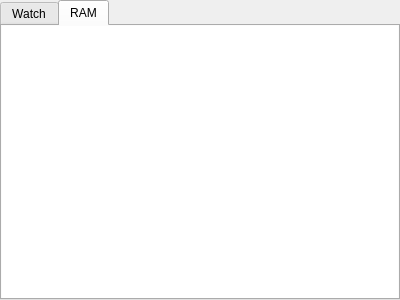
<?xml version="1.0" encoding="UTF-8"?>
<ui version="4.0">
 <class>SymbolWatchDockWidget</class>
 <widget class="QDockWidget" name="SymbolWatchDockWidget">
  <property name="geometry">
   <rect>
    <x>0</x>
    <y>0</y>
    <width>400</width>
    <height>300</height>
   </rect>
  </property>
  <property name="mouseTracking">
   <bool>false</bool>
  </property>
  <property name="windowTitle">
   <string>Symbol Watch</string>
  </property>
  <widget class="QWidget" name="dockWidgetContents">
   <property name="acceptDrops">
    <bool>false</bool>
   </property>
   <layout class="QGridLayout" name="gridLayout">
    <property name="margin">
     <number>0</number>
    </property>
    <property name="spacing">
     <number>0</number>
    </property>
    <item row="0" column="0">
     <widget class="QTabWidget" name="tabWidget">
      <property name="currentIndex">
       <number>1</number>
      </property>
      <property name="tabsClosable">
       <bool>false</bool>
      </property>
      <property name="movable">
       <bool>false</bool>
      </property>
      <widget class="QWidget" name="watchTab">
       <attribute name="title">
        <string>Watch</string>
       </attribute>
       <layout class="QGridLayout" name="gridLayout_2">
        <property name="margin">
         <number>0</number>
        </property>
        <item row="0" column="0">
         <widget class="QTableView" name="watch">
          <property name="acceptDrops">
           <bool>true</bool>
          </property>
          <property name="frameShape">
           <enum>QFrame::NoFrame</enum>
          </property>
          <property name="editTriggers">
           <set>QAbstractItemView::AnyKeyPressed|QAbstractItemView::DoubleClicked|QAbstractItemView::EditKeyPressed|QAbstractItemView::SelectedClicked</set>
          </property>
          <property name="dragEnabled">
           <bool>true</bool>
          </property>
          <property name="dragDropMode">
           <enum>QAbstractItemView::DragDrop</enum>
          </property>
          <property name="selectionMode">
           <enum>QAbstractItemView::SingleSelection</enum>
          </property>
          <property name="horizontalScrollMode">
           <enum>QAbstractItemView::ScrollPerPixel</enum>
          </property>
          <property name="showGrid">
           <bool>false</bool>
          </property>
          <property name="wordWrap">
           <bool>false</bool>
          </property>
          <property name="cornerButtonEnabled">
           <bool>false</bool>
          </property>
          <attribute name="horizontalHeaderDefaultSectionSize">
           <number>150</number>
          </attribute>
          <attribute name="horizontalHeaderShowSortIndicator" stdset="0">
           <bool>true</bool>
          </attribute>
          <attribute name="horizontalHeaderStretchLastSection">
           <bool>true</bool>
          </attribute>
          <attribute name="verticalHeaderVisible">
           <bool>false</bool>
          </attribute>
          <attribute name="verticalHeaderDefaultSectionSize">
           <number>23</number>
          </attribute>
         </widget>
        </item>
       </layout>
      </widget>
      <widget class="QWidget" name="ramTab">
       <attribute name="title">
        <string>RAM</string>
       </attribute>
       <layout class="QGridLayout" name="gridLayout_3">
        <property name="margin">
         <number>0</number>
        </property>
        <item row="0" column="0">
         <widget class="QTableView" name="ram">
          <property name="acceptDrops">
           <bool>true</bool>
          </property>
          <property name="frameShape">
           <enum>QFrame::NoFrame</enum>
          </property>
          <property name="editTriggers">
           <set>QAbstractItemView::AnyKeyPressed|QAbstractItemView::DoubleClicked|QAbstractItemView::EditKeyPressed|QAbstractItemView::SelectedClicked</set>
          </property>
          <property name="dragEnabled">
           <bool>true</bool>
          </property>
          <property name="dragDropMode">
           <enum>QAbstractItemView::DragDrop</enum>
          </property>
          <property name="selectionMode">
           <enum>QAbstractItemView::SingleSelection</enum>
          </property>
          <property name="horizontalScrollMode">
           <enum>QAbstractItemView::ScrollPerPixel</enum>
          </property>
          <property name="showGrid">
           <bool>false</bool>
          </property>
          <property name="wordWrap">
           <bool>false</bool>
          </property>
          <property name="cornerButtonEnabled">
           <bool>false</bool>
          </property>
          <attribute name="horizontalHeaderDefaultSectionSize">
           <number>150</number>
          </attribute>
          <attribute name="horizontalHeaderShowSortIndicator" stdset="0">
           <bool>true</bool>
          </attribute>
          <attribute name="horizontalHeaderStretchLastSection">
           <bool>true</bool>
          </attribute>
          <attribute name="verticalHeaderVisible">
           <bool>false</bool>
          </attribute>
          <attribute name="verticalHeaderDefaultSectionSize">
           <number>23</number>
          </attribute>
         </widget>
        </item>
       </layout>
      </widget>
     </widget>
    </item>
   </layout>
  </widget>
  <action name="actionBreak_on_CPU_access_here">
   <property name="text">
    <string>Break on CPU access here</string>
   </property>
  </action>
  <action name="actionBreak_on_CPU_read_here">
   <property name="text">
    <string>Break on CPU read here</string>
   </property>
  </action>
  <action name="actionBreak_on_CPU_write_here">
   <property name="text">
    <string>Break on CPU write here</string>
   </property>
  </action>
  <action name="actionRemove_symbol">
   <property name="text">
    <string>Remove symbol</string>
   </property>
  </action>
  <action name="actionGo_to_Definition">
   <property name="text">
    <string>Go to Definition...</string>
   </property>
   <property name="toolTip">
    <string>Go to Definition...</string>
   </property>
  </action>
 </widget>
 <resources/>
 <connections/>
</ui>
